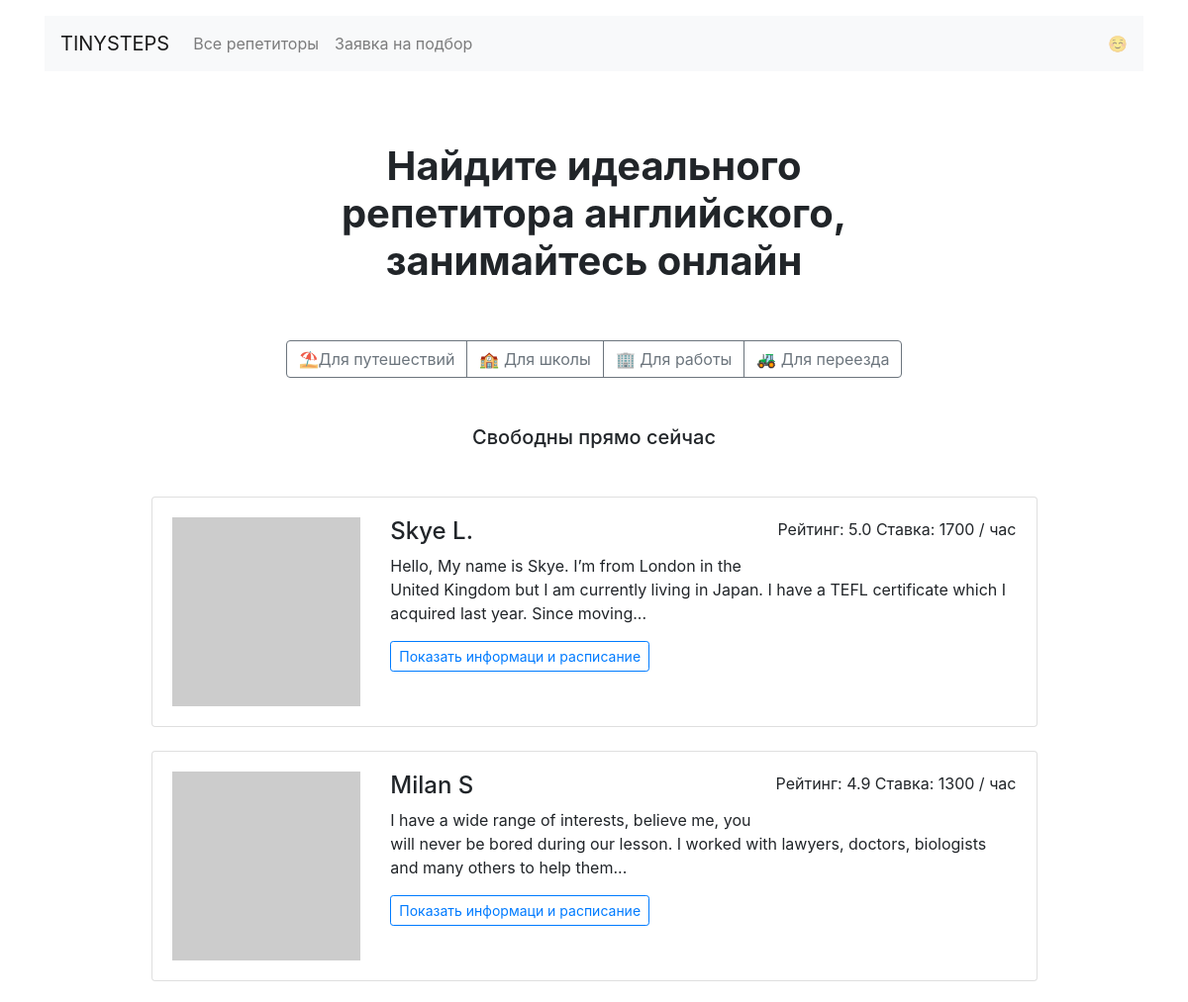
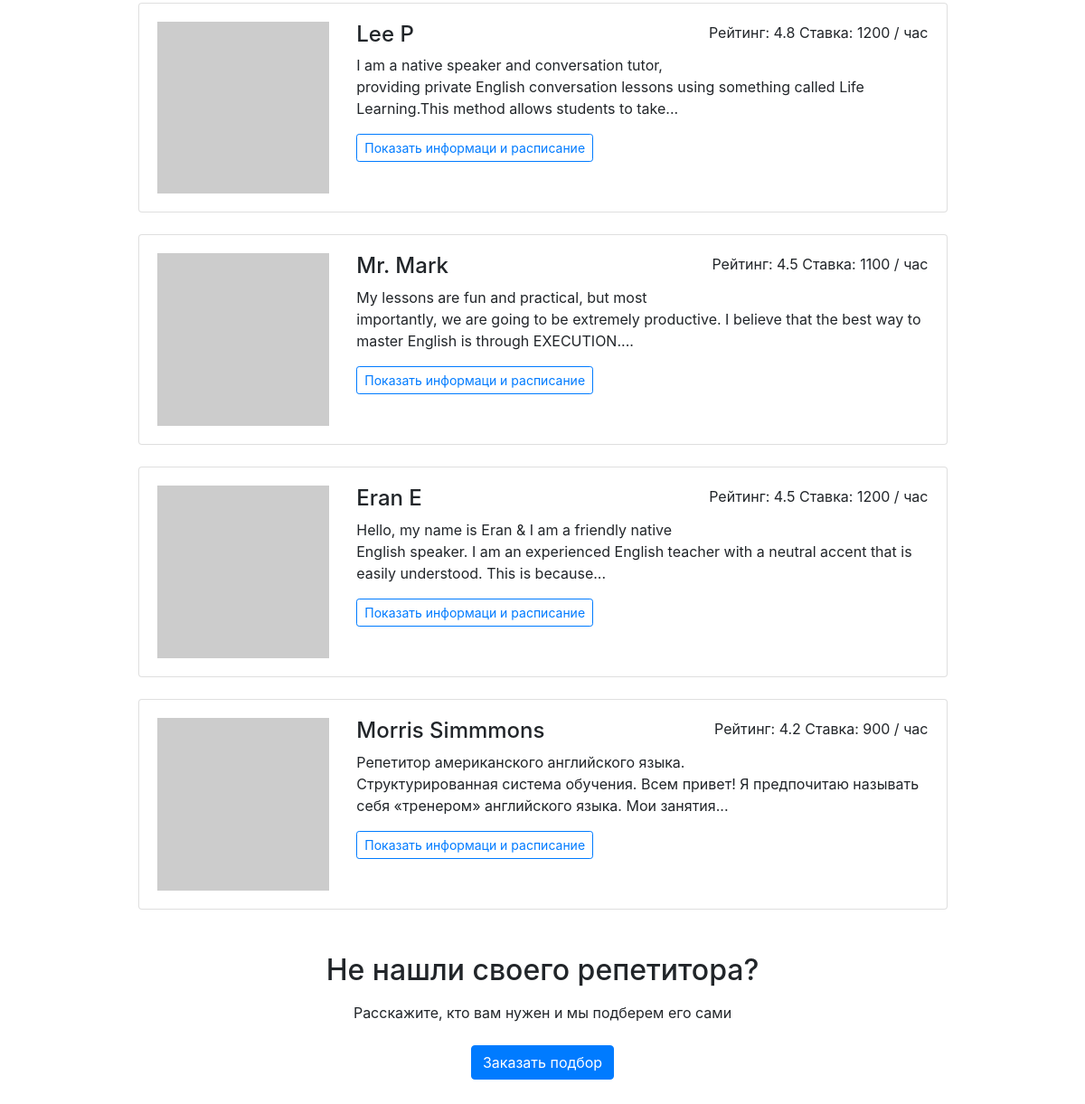
The page / on the database its author committed (2 pictures, top to bottom).
### app.py (models this page shows)
class Teacher(db.Model):
    __tablename__ = 'teachers'
    id = db.Column(db.Integer, primary_key=True)
    name = db.Column(db.String, unique=True, nullable=False)
    about = db.Column(db.Text, nullable=False)
    rating = db.Column(db.Float, nullable=False)
    price = db.Column(db.Integer, nullable=False)
    picture = db.Column(db.String, nullable=False)
    free = db.Column(db.Text, nullable=False)

### app.py (the view)
@app.route('/')
def index():
    raw_teachers = Teacher.query.all()
    teachers = sorted(sample(raw_teachers, k=6),
                      key=lambda teacher: teacher.rating,
                      reverse=True)
    return render_template('index.html', teachers=teachers)

### templates/index.html
{% extends 'base.html' %}
{% from 'macros.html' import render_teachers with context %}
{% block main %}
    <section>
    <h1 class="h1 text-center mx-auto mt-4 py-5"><strong>Найдите идеального <br>репетитора английского, <br>занимайтесь онлайн</strong></h1>
    <div class="text-center mb-5">
      <div class="btn-group mx-auto mb-0" role="group" aria-label="Basic example">
        <a href="/goals/travel/" class="btn btn-outline-secondary">⛱Для путешествий</a>
        <a href="/goals/study/" class="btn btn-outline-secondary">🏫 Для школы</a>
        <a href="/goals/work/" class="btn btn-outline-secondary">🏢 Для работы</a>
        <a href="/goals/relocate/" class="btn btn-outline-secondary">🚜 Для переезда</a>
      </div>
    </div>
    <h2 class="h5 text-center mb-5">Свободны прямо сейчас</h2>
    {{ render_teachers(teachers) }}
{% endblock %}

### templates/base.html (shortened to what this page needs)
<!DOCTYPE html>
<html lang="en">
<head>
  <link rel="stylesheet" href="https://stackpath.bootstrapcdn.com/bootstrap/4.3.1/css/bootstrap.min.css">
</head>
<body>
      <header class="container mt-3">
        <nav class="navbar navbar-expand-lg navbar-light bg-light">
          <a class="navbar-brand " href="/" >TINYSTEPS</a>
          <div class="collapse navbar-collapse" id="navbarNav">
            <ul class="navbar-nav">
                {% if request.path=='/request/' %}{% set active="active" %}{% endif %}
                {% if request.path=='/all/' %}{% set allactive='active' %}{% endif %}
              <li class="nav-item {{ allactive }}">
                <a class="nav-link" href="/all/">Все репетиторы</a>
              </li>
              <li class="nav-item {{ active }}">
                <a class="nav-link" href="/request/" >Заявка на подбор</a>
              </li>
            </ul>
          </div>
          <span class="navbar-text d-sm-none d-lg-block">
            ☺️
          </span>
        </nav>
      </header>
      <main class="container mt-3">
      {% block main %}
      {% endblock %}
      {% if request.path=='/' or request.path==(url_for('goals',goal=goal))  or request.path=='/all/'%}
            <h2 class="text-center mt-5 mb-3">Не нашли своего репетитора?</h2>
            <p class="text-center mb-4">Расскажите, кто вам нужен и мы подберем его сами</p>
            <div class="text-center pb-5">
                <a href="/request/" class="btn btn-primary">Заказать подбор</a>
            </div>
      {% endif %}
      </main>
</body>
</html>

### templates/macros.html (shortened to what this page needs)
{% macro render_teachers(teachers,goal=False) %}
      <div class="col-12 col-lg-10 offset-lg-1 m-auto">
         {% for teacher in teachers %}
         <div class="card mb-4">
           <div class="card-body">
            <div class="row">
              <div class="col-3"><img src='{{ teacher.picture }}' class="img-fluid" alt=""></div>
              <div class="col-9">
                <p class="float-right">Рейтинг: {{ teacher.rating }} Ставка: {{ teacher.price }} / час</p>
                <h2 class="h4">{{ teacher.name }}</h2>
                <p>{{ teacher.about|truncate(170) }}</p>
                <a href='/profiles/{{ teacher.id }}/' class="btn btn-outline-primary btn-sm mr-3 mb-2">Показать информаци и расписание</a>
               </div>
             </div>
           </div>
         </div>
         {% endfor %}
      </div>
{% endmacro %}

### rows shown on the page
Teacher: rating "5.0", price "1700", name "Skye L.", about "Hello, My name is Skye. I’m from London in the United Kingdom but I am currently living in Japan. I have a TEFL certificate which I acquired last year. Since moving..."
Teacher: rating "4.9", price "1300", name "Milan S", about "I have a wide range of interests, believe me, you will never be bored during our lesson. I worked with lawyers, doctors, biologists and many others to help them..."
Teacher: rating "4.8", price "1200", name "Lee P", about "I am a native speaker and conversation tutor, providing private English conversation lessons using something called Life Learning.This method allows students to take..."
Teacher: rating "4.5", price "1100", name "Mr. Mark", about "My lessons are fun and practical, but most importantly, we are going to be extremely productive. I believe that the best way to master English is through EXECUTION...."
Teacher: rating "4.5", price "1200", name "Eran E", about "Hello, my name is Eran & I am a friendly native English speaker. I am an experienced English teacher with a neutral accent that is easily understood. This is because..."
Teacher: rating "4.2", price "900", name "Morris Simmmons", about "Репетитор американского английского языка. Структурированная система обучения. Всем привет! Я предпочитаю называть себя «тренером» английского языка. Мои занятия..."
